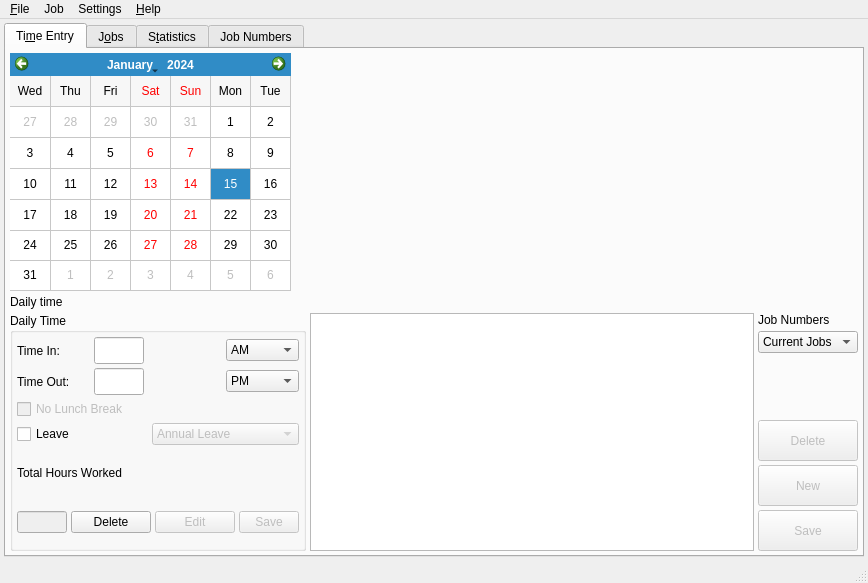
<ui version="4.0" >
 <class>MainWindow</class>
 <widget class="QMainWindow" name="MainWindow" >
  <property name="geometry" >
   <rect>
    <x>0</x>
    <y>0</y>
    <width>868</width>
    <height>583</height>
   </rect>
  </property>
  <property name="sizePolicy" >
   <sizepolicy vsizetype="Preferred" hsizetype="Preferred" >
    <horstretch>0</horstretch>
    <verstretch>0</verstretch>
   </sizepolicy>
  </property>
  <property name="windowTitle" >
   <string>Time Management</string>
  </property>
  <property name="windowIcon" >
   <iconset resource="../resources.qrc" >
    <normaloff>:/editmirror.png</normaloff>:/editmirror.png</iconset>
  </property>
  <property name="autoFillBackground" >
   <bool>false</bool>
  </property>
  <widget class="QWidget" name="centralwidget" >
   <layout class="QHBoxLayout" name="horizontalLayout_3" >
    <item>
     <widget class="QTabWidget" name="tabWidget" >
      <property name="enabled" >
       <bool>true</bool>
      </property>
      <property name="tabShape" >
       <enum>QTabWidget::Rounded</enum>
      </property>
      <property name="currentIndex" >
       <number>0</number>
      </property>
      <widget class="QWidget" name="tabTime" >
       <attribute name="title" >
        <string>Ti&amp;me Entry</string>
       </attribute>
       <attribute name="icon" >
        <iconset resource="../resources.qrc" >
         <normaloff>:/images/16x16/actions/appointment.png</normaloff>:/images/16x16/actions/appointment.png</iconset>
       </attribute>
       <layout class="QVBoxLayout" name="verticalLayout_2" >
        <item>
         <layout class="QHBoxLayout" name="horizontalLayout" >
          <item>
           <widget class="QCalendarWidget" name="calenderDay" >
            <property name="sizePolicy" >
             <sizepolicy vsizetype="Minimum" hsizetype="Expanding" >
              <horstretch>2</horstretch>
              <verstretch>0</verstretch>
             </sizepolicy>
            </property>
            <property name="minimumSize" >
             <size>
              <width>200</width>
              <height>150</height>
             </size>
            </property>
            <property name="toolTip" >
             <string>Click on a date to enter worked hours</string>
            </property>
            <property name="statusTip" >
             <string>Click on a date to enter hours worked</string>
            </property>
            <property name="minimumDate" >
             <date>
              <year>1752</year>
              <month>9</month>
              <day>15</day>
             </date>
            </property>
            <property name="firstDayOfWeek" >
             <enum>Qt::Wednesday</enum>
            </property>
            <property name="gridVisible" >
             <bool>true</bool>
            </property>
            <property name="verticalHeaderFormat" >
             <enum>QCalendarWidget::NoVerticalHeader</enum>
            </property>
           </widget>
          </item>
          <item>
           <widget class="MPL_Widget" native="1" name="dayChartLabel" >
            <property name="sizePolicy" >
             <sizepolicy vsizetype="Preferred" hsizetype="Preferred" >
              <horstretch>4</horstretch>
              <verstretch>0</verstretch>
             </sizepolicy>
            </property>
            <property name="sizeIncrement" >
             <size>
              <width>3</width>
              <height>0</height>
             </size>
            </property>
           </widget>
          </item>
         </layout>
        </item>
        <item>
         <widget class="QLabel" name="label_3" >
          <property name="text" >
           <string>Daily time</string>
          </property>
         </widget>
        </item>
        <item>
         <layout class="QHBoxLayout" name="horizontalLayout_4" >
          <item>
           <widget class="QGroupBox" name="dailyTimeGP" >
            <property name="sizePolicy" >
             <sizepolicy vsizetype="Preferred" hsizetype="Expanding" >
              <horstretch>2</horstretch>
              <verstretch>0</verstretch>
             </sizepolicy>
            </property>
            <property name="minimumSize" >
             <size>
              <width>0</width>
              <height>140</height>
             </size>
            </property>
            <property name="title" >
             <string>Daily Time</string>
            </property>
            <layout class="QVBoxLayout" name="verticalLayout" >
             <item>
              <layout class="QGridLayout" name="gridLayout" >
               <item row="0" column="0" >
                <widget class="QLabel" name="label" >
                 <property name="text" >
                  <string>Time In:</string>
                 </property>
                 <property name="alignment" >
                  <set>Qt::AlignLeading|Qt::AlignLeft|Qt::AlignVCenter</set>
                 </property>
                 <property name="buddy" >
                  <cstring>inLineEdit</cstring>
                 </property>
                </widget>
               </item>
               <item row="0" column="1" colspan="2" >
                <widget class="QLineEdit" name="inLineEdit" >
                 <property name="minimumSize" >
                  <size>
                   <width>50</width>
                   <height>27</height>
                  </size>
                 </property>
                 <property name="maximumSize" >
                  <size>
                   <width>50</width>
                   <height>16777215</height>
                  </size>
                 </property>
                 <property name="toolTip" >
                  <string>Enter time in in the format 12:30</string>
                 </property>
                 <property name="statusTip" >
                  <string>Enter In time in 12:30 format</string>
                 </property>
                 <property name="inputMask" >
                  <string/>
                 </property>
                 <property name="maxLength" >
                  <number>5</number>
                 </property>
                </widget>
               </item>
               <item row="0" column="4" >
                <widget class="QComboBox" name="inComboBox" >
                 <item>
                  <property name="text" >
                   <string>AM</string>
                  </property>
                 </item>
                 <item>
                  <property name="text" >
                   <string>PM</string>
                  </property>
                 </item>
                </widget>
               </item>
               <item row="1" column="0" >
                <widget class="QLabel" name="label_2" >
                 <property name="text" >
                  <string>Time Out:</string>
                 </property>
                 <property name="alignment" >
                  <set>Qt::AlignLeading|Qt::AlignLeft|Qt::AlignVCenter</set>
                 </property>
                 <property name="buddy" >
                  <cstring>outLineEdit</cstring>
                 </property>
                </widget>
               </item>
               <item row="1" column="4" >
                <widget class="QComboBox" name="outComboBox" >
                 <item>
                  <property name="text" >
                   <string>PM</string>
                  </property>
                 </item>
                 <item>
                  <property name="text" >
                   <string>AM</string>
                  </property>
                 </item>
                </widget>
               </item>
               <item row="1" column="1" >
                <widget class="QLineEdit" name="outLineEdit" >
                 <property name="minimumSize" >
                  <size>
                   <width>50</width>
                   <height>27</height>
                  </size>
                 </property>
                 <property name="maximumSize" >
                  <size>
                   <width>50</width>
                   <height>16777215</height>
                  </size>
                 </property>
                 <property name="toolTip" >
                  <string>Enter time in 12:30 format</string>
                 </property>
                 <property name="statusTip" >
                  <string>Enter In time in 12:30 format</string>
                 </property>
                 <property name="maxLength" >
                  <number>5</number>
                 </property>
                </widget>
               </item>
              </layout>
             </item>
             <item>
              <widget class="QCheckBox" name="noBreakCheckBox" >
               <property name="enabled" >
                <bool>false</bool>
               </property>
               <property name="statusTip" >
                <string>Select if no lunch break</string>
               </property>
               <property name="text" >
                <string>No Lunch Break</string>
               </property>
              </widget>
             </item>
             <item>
              <layout class="QHBoxLayout" name="horizontalLayout_8" >
               <item>
                <widget class="QCheckBox" name="leaveCheckBox" >
                 <property name="text" >
                  <string>Leave</string>
                 </property>
                </widget>
               </item>
               <item>
                <widget class="QComboBox" name="leaveCombo" >
                 <property name="enabled" >
                  <bool>false</bool>
                 </property>
                 <item>
                  <property name="text" >
                   <string>Annual Leave</string>
                  </property>
                 </item>
                 <item>
                  <property name="text" >
                   <string>Sick Leave</string>
                  </property>
                 </item>
                 <item>
                  <property name="text" >
                   <string>Compensatory Leave</string>
                  </property>
                 </item>
                 <item>
                  <property name="text" >
                   <string>Loss of Pay</string>
                  </property>
                 </item>
                 <item>
                  <property name="text" >
                   <string>Other</string>
                  </property>
                 </item>
                </widget>
               </item>
              </layout>
             </item>
             <item>
              <widget class="QLabel" name="totalHourdLabel" >
               <property name="text" >
                <string>Total Hours Worked</string>
               </property>
              </widget>
             </item>
             <item>
              <layout class="QHBoxLayout" name="horizontalLayout_2" >
               <item>
                <widget class="QLineEdit" name="totLineEdit" >
                 <property name="enabled" >
                  <bool>false</bool>
                 </property>
                </widget>
               </item>
               <item>
                <spacer name="horizontalSpacer" >
                 <property name="orientation" >
                  <enum>Qt::Horizontal</enum>
                 </property>
                 <property name="sizeHint" stdset="0" >
                  <size>
                   <width>58</width>
                   <height>43</height>
                  </size>
                 </property>
                </spacer>
               </item>
               <item>
                <widget class="QPushButton" name="deleteTimeButton" >
                 <property name="text" >
                  <string>Delete</string>
                 </property>
                 <property name="icon" >
                  <iconset resource="../resources.qrc" >
                   <normaloff>:/images/16x16/actions/remove.png</normaloff>:/images/16x16/actions/remove.png</iconset>
                 </property>
                </widget>
               </item>
               <item>
                <widget class="QPushButton" name="editButton" >
                 <property name="enabled" >
                  <bool>false</bool>
                 </property>
                 <property name="text" >
                  <string>Edit</string>
                 </property>
                 <property name="icon" >
                  <iconset resource="../resources.qrc" >
                   <normaloff>:/images/16x16/actions/fileopen.png</normaloff>:/images/16x16/actions/fileopen.png</iconset>
                 </property>
                </widget>
               </item>
               <item>
                <widget class="QPushButton" name="addDailyTimeButton" >
                 <property name="enabled" >
                  <bool>false</bool>
                 </property>
                 <property name="maximumSize" >
                  <size>
                   <width>60</width>
                   <height>16777215</height>
                  </size>
                 </property>
                 <property name="text" >
                  <string>Save</string>
                 </property>
                 <property name="icon" >
                  <iconset resource="../resources.qrc" >
                   <normaloff>:/images/16x16/actions/filesave.png</normaloff>:/images/16x16/actions/filesave.png</iconset>
                 </property>
                </widget>
               </item>
              </layout>
             </item>
            </layout>
           </widget>
          </item>
          <item>
           <widget class="QTableView" name="hourView" >
            <property name="sizePolicy" >
             <sizepolicy vsizetype="Expanding" hsizetype="Expanding" >
              <horstretch>3</horstretch>
              <verstretch>0</verstretch>
             </sizepolicy>
            </property>
           </widget>
          </item>
          <item>
           <layout class="QVBoxLayout" name="verticalLayout_3" >
            <item>
             <widget class="QLabel" name="label_5" >
              <property name="text" >
               <string>Job Numbers</string>
              </property>
             </widget>
            </item>
            <item>
             <widget class="QComboBox" name="jobFilterCombo" >
              <item>
               <property name="text" >
                <string>Current Jobs</string>
               </property>
              </item>
              <item>
               <property name="text" >
                <string>Completed</string>
               </property>
              </item>
              <item>
               <property name="text" >
                <string>All</string>
               </property>
              </item>
             </widget>
            </item>
            <item>
             <spacer name="verticalSpacer" >
              <property name="orientation" >
               <enum>Qt::Vertical</enum>
              </property>
              <property name="sizeHint" stdset="0" >
               <size>
                <width>20</width>
                <height>28</height>
               </size>
              </property>
             </spacer>
            </item>
            <item>
             <widget class="QPushButton" name="buttonDelete" >
              <property name="enabled" >
               <bool>false</bool>
              </property>
              <property name="minimumSize" >
               <size>
                <width>0</width>
                <height>41</height>
               </size>
              </property>
              <property name="text" >
               <string>Delete</string>
              </property>
              <property name="icon" >
               <iconset resource="../resources.qrc" >
                <normaloff>:/images/32x32/actions/gtk-remove.png</normaloff>:/images/32x32/actions/gtk-remove.png</iconset>
              </property>
              <property name="iconSize" >
               <size>
                <width>32</width>
                <height>32</height>
               </size>
              </property>
             </widget>
            </item>
            <item>
             <widget class="QPushButton" name="buttonNew" >
              <property name="enabled" >
               <bool>false</bool>
              </property>
              <property name="minimumSize" >
               <size>
                <width>0</width>
                <height>41</height>
               </size>
              </property>
              <property name="text" >
               <string>New</string>
              </property>
              <property name="icon" >
               <iconset resource="../resources.qrc" >
                <normaloff>:/images/32x32/actions/add.png</normaloff>:/images/32x32/actions/add.png</iconset>
              </property>
              <property name="iconSize" >
               <size>
                <width>32</width>
                <height>32</height>
               </size>
              </property>
             </widget>
            </item>
            <item>
             <widget class="QPushButton" name="buttonSave" >
              <property name="enabled" >
               <bool>false</bool>
              </property>
              <property name="minimumSize" >
               <size>
                <width>0</width>
                <height>41</height>
               </size>
              </property>
              <property name="text" >
               <string>Save</string>
              </property>
              <property name="icon" >
               <iconset resource="../resources.qrc" >
                <normaloff>:/images/32x32/actions/document-save.png</normaloff>:/images/32x32/actions/document-save.png</iconset>
              </property>
              <property name="iconSize" >
               <size>
                <width>32</width>
                <height>32</height>
               </size>
              </property>
             </widget>
            </item>
           </layout>
          </item>
         </layout>
        </item>
       </layout>
      </widget>
      <widget class="QWidget" name="tabJobs" >
       <attribute name="title" >
        <string>J&amp;obs</string>
       </attribute>
       <attribute name="icon" >
        <iconset>
         <normaloff>../images/16x16/apps/kedit.png</normaloff>../images/16x16/apps/kedit.png</iconset>
       </attribute>
       <layout class="QVBoxLayout" name="verticalLayout_5" >
        <item>
         <layout class="QHBoxLayout" name="horizontalLayout_5" >
          <item>
           <widget class="QLabel" name="label_4" >
            <property name="text" >
             <string>Quick Search :</string>
            </property>
            <property name="buddy" >
             <cstring>jobSearchEdit</cstring>
            </property>
           </widget>
          </item>
          <item>
           <widget class="QLineEdit" name="jobSearchEdit" >
            <property name="text" >
             <string>type here to search</string>
            </property>
           </widget>
          </item>
          <item>
           <widget class="QToolButton" name="clearButton" >
            <property name="text" >
             <string>...</string>
            </property>
            <property name="icon" >
             <iconset resource="../resources.qrc" >
              <normaloff>:/back.png</normaloff>:/back.png</iconset>
            </property>
           </widget>
          </item>
          <item>
           <widget class="QPushButton" name="allJobsButton" >
            <property name="text" >
             <string>All Jobs</string>
            </property>
           </widget>
          </item>
          <item>
           <widget class="QPushButton" name="currentJobsButton" >
            <property name="text" >
             <string>Current jobs</string>
            </property>
           </widget>
          </item>
          <item>
           <widget class="QComboBox" name="customerComboBox" >
            <property name="sizeAdjustPolicy" >
             <enum>QComboBox::AdjustToContents</enum>
            </property>
           </widget>
          </item>
          <item>
           <widget class="QComboBox" name="statusComboBox" >
            <property name="sizeAdjustPolicy" >
             <enum>QComboBox::AdjustToContents</enum>
            </property>
           </widget>
          </item>
         </layout>
        </item>
        <item>
         <widget class="QTableView" name="tableViewJob" />
        </item>
        <item>
         <layout class="QHBoxLayout" name="horizontalLayout_6" >
          <item>
           <spacer name="horizontalSpacer_2" >
            <property name="orientation" >
             <enum>Qt::Horizontal</enum>
            </property>
            <property name="sizeHint" stdset="0" >
             <size>
              <width>568</width>
              <height>20</height>
             </size>
            </property>
           </spacer>
          </item>
          <item>
           <widget class="QPushButton" name="openFolderButton" >
            <property name="text" >
             <string>Open Folder</string>
            </property>
           </widget>
          </item>
         </layout>
        </item>
       </layout>
      </widget>
      <widget class="QWidget" name="tabStat" >
       <attribute name="title" >
        <string>S&amp;tatistics</string>
       </attribute>
       <attribute name="icon" >
        <iconset>
         <normaloff>../images/16x16/apps/ksysguard.png</normaloff>../images/16x16/apps/ksysguard.png</iconset>
       </attribute>
       <layout class="QVBoxLayout" name="verticalLayout_6" >
        <item>
         <layout class="QVBoxLayout" name="verticalLayout_4" >
          <item>
           <widget class="MPL_Widget" native="1" name="statChart" />
          </item>
          <item>
           <widget class="QTableWidget" name="tableWidget" />
          </item>
         </layout>
        </item>
       </layout>
      </widget>
      <widget class="QWidget" name="treeTab" >
       <attribute name="title" >
        <string>Job Numbers</string>
       </attribute>
       <attribute name="icon" >
        <iconset>
         <normaloff>../images/16x16/apps/kfm.png</normaloff>../images/16x16/apps/kfm.png</iconset>
       </attribute>
       <layout class="QHBoxLayout" name="horizontalLayout_9" >
        <item>
         <widget class="QDockWidget" name="dockWidget" >
          <property name="sizePolicy" >
           <sizepolicy vsizetype="Preferred" hsizetype="Fixed" >
            <horstretch>0</horstretch>
            <verstretch>0</verstretch>
           </sizepolicy>
          </property>
          <property name="maximumSize" >
           <size>
            <width>349</width>
            <height>524287</height>
           </size>
          </property>
          <property name="features" >
           <set>QDockWidget::NoDockWidgetFeatures</set>
          </property>
          <property name="allowedAreas" >
           <set>Qt::LeftDockWidgetArea</set>
          </property>
          <property name="windowTitle" >
           <string>Job Numbers</string>
          </property>
          <widget class="QWidget" name="dockWidgetContents" >
           <layout class="QHBoxLayout" name="horizontalLayout_7" >
            <item>
             <widget class="TreeOfTableWidget" name="treeView" />
            </item>
           </layout>
          </widget>
         </widget>
        </item>
        <item>
         <spacer name="horizontalSpacer_3" >
          <property name="orientation" >
           <enum>Qt::Horizontal</enum>
          </property>
          <property name="sizeHint" stdset="0" >
           <size>
            <width>565</width>
            <height>20</height>
           </size>
          </property>
         </spacer>
        </item>
       </layout>
      </widget>
     </widget>
    </item>
   </layout>
  </widget>
  <widget class="QStatusBar" name="statusbar" >
   <property name="baseSize" >
    <size>
     <width>0</width>
     <height>10</height>
    </size>
   </property>
  </widget>
  <widget class="QMenuBar" name="menuBar" >
   <property name="geometry" >
    <rect>
     <x>0</x>
     <y>0</y>
     <width>868</width>
     <height>25</height>
    </rect>
   </property>
   <widget class="QMenu" name="menuExtras" >
    <property name="title" >
     <string>&amp;File</string>
    </property>
    <addaction name="actionExit" />
   </widget>
   <widget class="QMenu" name="menu_Help" >
    <property name="title" >
     <string>&amp;Help</string>
    </property>
   </widget>
   <widget class="QMenu" name="menu_Job" >
    <property name="title" >
     <string>Job</string>
    </property>
   </widget>
   <widget class="QMenu" name="menuSettings" >
    <property name="title" >
     <string>Settings</string>
    </property>
   </widget>
   <addaction name="menuExtras" />
   <addaction name="menu_Job" />
   <addaction name="menuSettings" />
   <addaction name="menu_Help" />
  </widget>
  <action name="actionExit" >
   <property name="icon" >
    <iconset resource="../resources.qrc" >
     <normaloff>:/filequit.png</normaloff>:/filequit.png</iconset>
   </property>
   <property name="text" >
    <string>&amp;Exit</string>
   </property>
  </action>
  <action name="actionAbout" >
   <property name="icon" >
    <iconset resource="../resources.qrc" >
     <normaloff>:/editzoom.png</normaloff>:/editzoom.png</iconset>
   </property>
   <property name="text" >
    <string>About</string>
   </property>
  </action>
  <action name="actionNew_Job" >
   <property name="icon" >
    <iconset resource="../resources.qrc" >
     <normaloff>:/filenew.png</normaloff>:/filenew.png</iconset>
   </property>
   <property name="text" >
    <string>New Job</string>
   </property>
  </action>
 </widget>
 <layoutdefault spacing="4" margin="4" />
 <customwidgets>
  <customwidget>
   <class>TreeOfTableWidget</class>
   <extends>QTreeView</extends>
   <header>treeoftableView.h</header>
  </customwidget>
  <customwidget>
   <class>MPL_Widget</class>
   <extends>QWidget</extends>
   <header>mpl_pyqt4_widget.h</header>
   <container>1</container>
  </customwidget>
 </customwidgets>
 <tabstops>
  <tabstop>inLineEdit</tabstop>
  <tabstop>inComboBox</tabstop>
  <tabstop>outLineEdit</tabstop>
  <tabstop>outComboBox</tabstop>
  <tabstop>noBreakCheckBox</tabstop>
  <tabstop>addDailyTimeButton</tabstop>
  <tabstop>buttonSave</tabstop>
  <tabstop>buttonNew</tabstop>
  <tabstop>buttonDelete</tabstop>
  <tabstop>hourView</tabstop>
  <tabstop>calenderDay</tabstop>
  <tabstop>totLineEdit</tabstop>
 </tabstops>
 <resources>
  <include location="../resources.qrc" />
 </resources>
 <connections>
  <connection>
   <sender>actionExit</sender>
   <signal>triggered()</signal>
   <receiver>MainWindow</receiver>
   <slot>close()</slot>
   <hints>
    <hint type="sourcelabel" >
     <x>-1</x>
     <y>-1</y>
    </hint>
    <hint type="destinationlabel" >
     <x>433</x>
     <y>291</y>
    </hint>
   </hints>
  </connection>
 </connections>
</ui>
